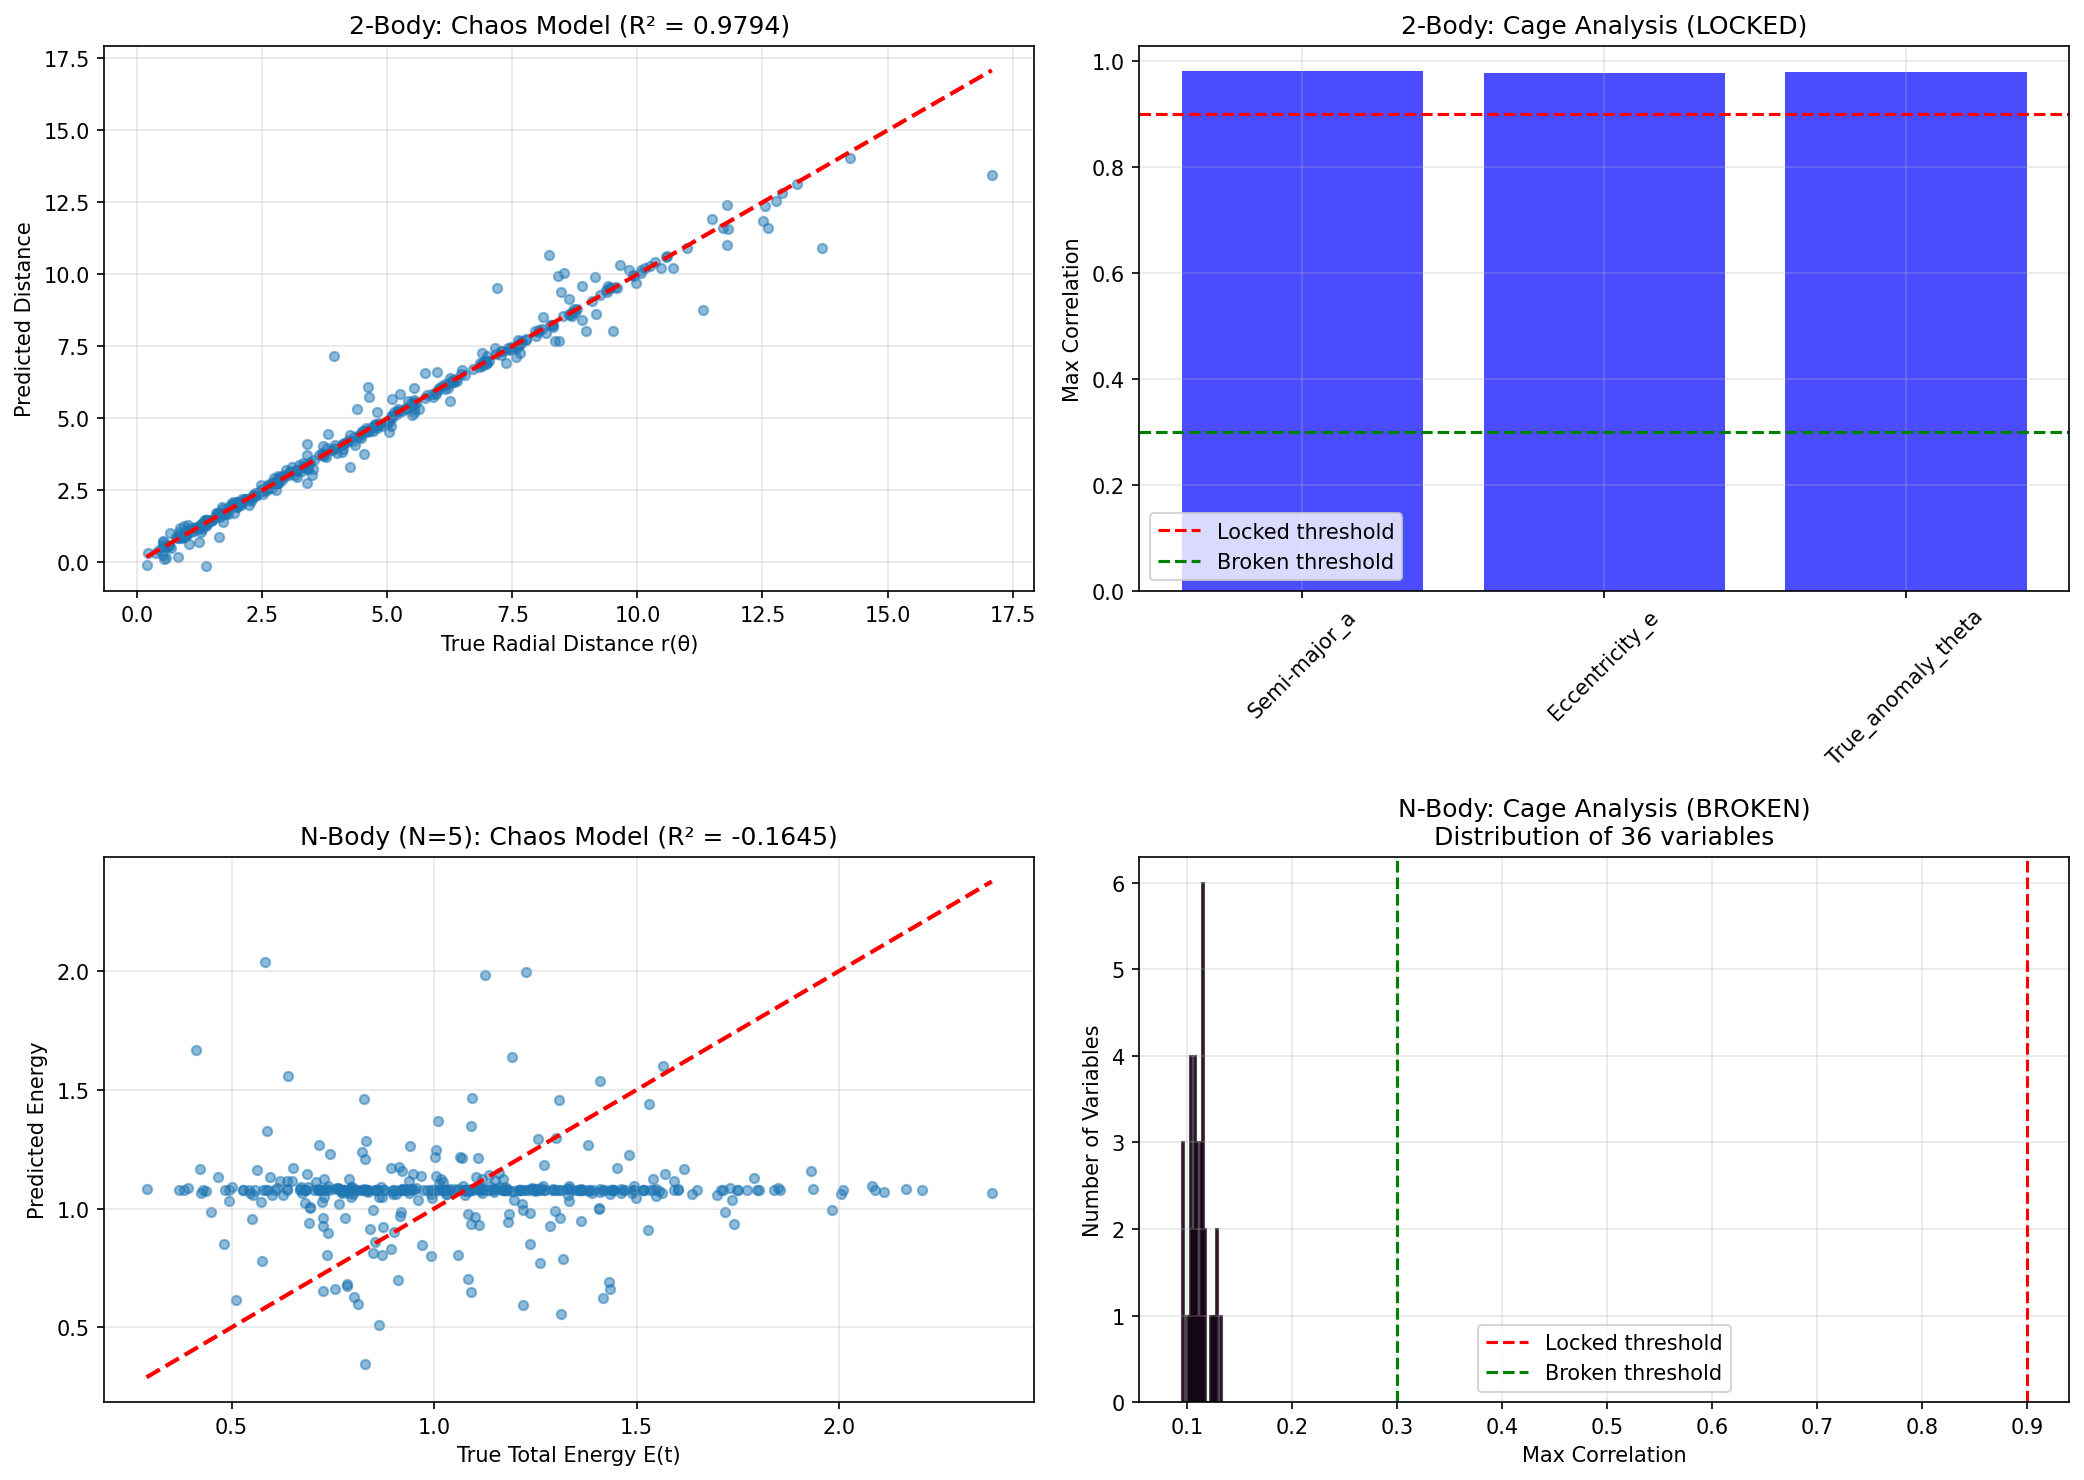

The script that saved this image:
"""
Physics vs. Darwin: Experiment 10
Low vs High Dimensionality
Testing Complexity Hypothesis: Few-Body vs Many-Body Systems
------------------------------------------------------------

CREDITS AND REFERENCES:
-----------------------
Darwin's Cage Theory:
- Theory Creator: Gideon Samid
- Reference: Samid, G. (2025). Negotiating Darwin's Barrier: Evolution Limits Our View of Reality, AI Breaks Through. Applied Physics Research, 17(2), 102. https://doi.org/10.5539/apr.v17n2p102
- Publication: Applied Physics Research; Vol. 17, No. 2; 2025. ISSN 1916-9639 E-ISSN 1916-9647. Published by Canadian Center of Science and Education
- Available at: https://www.researchgate.net/publication/396377476_Negotiating_Darwin's_Barrier_Evolution_Limits_Our_View_of_Reality_AI_Breaks_Through

Experiments, AI Models, Architectures, and Reports:
- Author: Francisco Angulo de Lafuente
- Responsibilities: Experimental design, AI model creation, architecture development, results analysis, and report writing

Objective:
Compare cage status between:
- Simple Physics: 2-body gravitational system (Kepler orbits, analytical solution)
- Complex Physics: N-body gravitational system (N=5-10, no analytical solution, chaotic)

Hypothesis: Many-body system should break the cage, 2-body system should lock it.
"""

import numpy as np
import matplotlib.pyplot as plt
from sklearn.linear_model import Ridge
from sklearn.preprocessing import PolynomialFeatures, MinMaxScaler
from sklearn.model_selection import train_test_split
from sklearn.metrics import r2_score
from scipy.integrate import solve_ivp

# --- 1. PHYSICS SIMULATORS ---

class TwoBodySystem:
    """
    Part A: Simple Physics
    2-body gravitational system: r(theta) = a(1-e^2) / (1 + e*cos(theta))
    """
    def generate_dataset(self, n_samples=2000):
        np.random.seed(42)
        a = np.random.uniform(1.0, 10.0, n_samples)  # Semi-major axis [AU]
        e = np.random.uniform(0, 0.9, n_samples)  # Eccentricity
        theta = np.random.uniform(0, 2*np.pi, n_samples)  # True anomaly [rad]
        
        # Truth: r(theta) = a(1-e^2) / (1 + e*cos(theta))
        r = a * (1 - e**2) / (1 + e * np.cos(theta))
        
        X = np.column_stack((a, e, theta))
        return X, r

class NBodySystem:
    """
    Part B: Complex Physics
    N-body gravitational system (N=5 bodies)
    """
    def __init__(self, N=5):
        self.N = N  # Number of bodies
        self.G = 1.0  # Gravitational constant (normalized)
    
    def _nbody_ode(self, t, state):
        """
        N-body ODE: d²r/dt² = G * sum(m_j * (r_j - r_i) / |r_j - r_i|³)
        state: [x1, y1, z1, vx1, vy1, vz1, x2, y2, z2, ...]
        """
        # Reshape to N bodies, each with 6 DOF (3 position + 3 velocity)
        positions = state[:3*self.N].reshape(self.N, 3)
        velocities = state[3*self.N:].reshape(self.N, 3)
        masses = self.masses
        
        # Calculate accelerations
        accelerations = np.zeros((self.N, 3))
        for i in range(self.N):
            for j in range(self.N):
                if i != j:
                    r_vec = positions[j] - positions[i]
                    r_mag = np.linalg.norm(r_vec)
                    if r_mag > 1e-6:  # Avoid division by zero
                        accelerations[i] += self.G * masses[j] * r_vec / (r_mag**3)
        
        # Return derivatives: [velocities, accelerations]
        return np.concatenate([velocities.flatten(), accelerations.flatten()])
    
    def generate_dataset(self, n_samples=2000):
        np.random.seed(42)
        
        X = []
        y = []
        
        for _ in range(n_samples):
            # Random initial conditions
            positions = np.random.uniform(-10, 10, (self.N, 3))
            velocities = np.random.uniform(-1, 1, (self.N, 3))
            masses = np.random.uniform(0.1, 1.0, self.N)
            t_eval = np.random.uniform(0, 10)  # Time to evaluate
            
            self.masses = masses
            
            # Initial state: [positions, velocities]
            initial_state = np.concatenate([positions.flatten(), velocities.flatten()])
            
            # Integrate N-body system
            try:
                sol = solve_ivp(
                    self._nbody_ode,
                    [0, t_eval],
                    initial_state,
                    t_eval=[t_eval],
                    dense_output=True,
                    rtol=1e-6,
                    atol=1e-9
                )
                
                # Extract final state
                final_state = sol.y[:, -1]
                final_positions = final_state[:3*self.N].reshape(self.N, 3)
                final_velocities = final_state[3*self.N:].reshape(self.N, 3)
                
                # Calculate total energy: E = T + V
                # Kinetic energy
                kinetic = 0.5 * np.sum(masses * np.sum(final_velocities**2, axis=1))
                # Potential energy
                potential = 0
                for i in range(self.N):
                    for j in range(i+1, self.N):
                        r = np.linalg.norm(final_positions[j] - final_positions[i])
                        if r > 1e-6:
                            potential -= self.G * masses[i] * masses[j] / r
                
                total_energy = kinetic + potential
                
                # Input: flattened initial conditions + time
                X.append(np.concatenate([positions.flatten(), velocities.flatten(), masses, [t_eval]]))
                y.append(total_energy)
            except Exception as e:
                # If integration fails, skip this sample
                continue
        
        return np.array(X), np.array(y)

# --- 2. OPTICAL CHAOS MODEL ---

class OpticalChaosMachine:
    def __init__(self, n_features=4096, brightness=0.001):
        self.n_features = n_features
        self.brightness = brightness
        self.readout = Ridge(alpha=0.1)
        self.optical_matrix = None
        
    def _optical_interference(self, X):
        n_samples, n_input = X.shape
        
        if self.optical_matrix is None:
            np.random.seed(1337)
            self.optical_matrix = np.random.normal(0, 1, (n_input, self.n_features))
        
        light_field = X @ self.optical_matrix
        interference_pattern = np.fft.rfft(light_field, axis=1)
        intensity = np.abs(interference_pattern)**2
        intensity = np.tanh(intensity * self.brightness)
        
        return intensity
    
    def fit(self, X, y):
        X_optical = self._optical_interference(X)
        self.readout.fit(X_optical, y)
    
    def predict(self, X):
        X_optical = self._optical_interference(X)
        return self.readout.predict(X_optical)
    
    def get_internal_state(self, X):
        return self._optical_interference(X)

# --- 3. DARWINIAN BASELINE ---

class DarwinianModel:
    def __init__(self):
        self.poly = PolynomialFeatures(degree=4)
        self.model = Ridge(alpha=0.1)
    
    def fit(self, X, y):
        X_poly = self.poly.fit_transform(X)
        self.model.fit(X_poly, y)
    
    def predict(self, X):
        X_poly = self.poly.transform(X)
        return self.model.predict(X_poly)

# --- 4. CAGE ANALYSIS ---

def analyze_cage(model, X_test, X_test_raw, variable_names):
    """
    Analyze if internal features correlate with human variables.
    Returns max and mean correlation for each variable.
    """
    internal_states = model.get_internal_state(X_test)
    n_features = internal_states.shape[1]
    
    max_correlations = {}
    mean_correlations = {}
    
    for i, var_name in enumerate(variable_names):
        var_values = X_test_raw[:, i]
        correlations = []
        
        # Check correlation with ALL internal features
        for j in range(n_features):
            # Check if either variable has zero variance (would cause division by zero)
            if np.std(internal_states[:, j]) < 1e-10 or np.std(var_values) < 1e-10:
                continue  # Skip if variance is too small
            corr = np.corrcoef(internal_states[:, j], var_values)[0, 1]
            if not np.isnan(corr) and not np.isinf(corr):
                correlations.append(np.abs(corr))
        
        if correlations:
            max_correlations[var_name] = np.max(correlations)
            mean_correlations[var_name] = np.mean(correlations)
        else:
            max_correlations[var_name] = 0.0
            mean_correlations[var_name] = 0.0
    
    return max_correlations, mean_correlations

# --- 5. MAIN EXPERIMENT ---

def run_experiment():
    print("🌌 STARTING EXPERIMENT 10: LOW vs HIGH DIMENSIONALITY")
    print("=" * 70)
    print("Testing Complexity Hypothesis: Few-Body vs Many-Body Systems")
    print("=" * 70)
    
    results = {}
    
    # ===== PART A: 2-BODY SYSTEM (SIMPLE) =====
    print("\n[PART A] 2-BODY SYSTEM (Simple Physics)")
    print("-" * 70)
    
    # Generate data
    print("  Generating dataset...")
    two_body_sim = TwoBodySystem()
    X_two, y_two = two_body_sim.generate_dataset(n_samples=2000)
    
    # Scale data
    scaler_two = MinMaxScaler()
    X_two_scaled = scaler_two.fit_transform(X_two)
    
    # Split data
    X_train_2, X_test_2, X_train_2_s, X_test_2_s, y_train_2, y_test_2 = train_test_split(
        X_two, X_two_scaled, y_two, test_size=0.2, random_state=42
    )
    
    print(f"  Generated {len(X_two)} samples")
    print(f"  Input shape: {X_two.shape}")
    print(f"  Output range: [{np.min(y_two):.4f}, {np.max(y_two):.4f}]")
    
    # Train models
    print("  Training models...")
    
    # Darwinian baseline
    darwin_two = DarwinianModel()
    darwin_two.fit(X_train_2, y_train_2)
    y_pred_darwin_2 = darwin_two.predict(X_test_2)
    r2_darwin_2 = r2_score(y_test_2, y_pred_darwin_2)
    
    # Chaos model - optimize brightness
    best_r2_2 = -np.inf
    best_chaos_2 = None
    best_brightness_2 = 0.001
    
    for brightness in [0.0001, 0.001, 0.01, 0.1]:
        chaos_test = OpticalChaosMachine(n_features=4096, brightness=brightness)
        chaos_test.fit(X_train_2_s, y_train_2)
        y_pred_test = chaos_test.predict(X_test_2_s)
        r2_test = r2_score(y_test_2, y_pred_test)
        if r2_test > best_r2_2:
            best_r2_2 = r2_test
            best_chaos_2 = chaos_test
            best_brightness_2 = brightness
    
    chaos_two = best_chaos_2
    y_pred_chaos_2 = chaos_two.predict(X_test_2_s)
    r2_chaos_2 = best_r2_2
    
    print(f"  Darwinian R²: {r2_darwin_2:.4f}")
    print(f"  Chaos R²: {r2_chaos_2:.4f} (brightness={best_brightness_2})")
    
    # Cage analysis
    print("  Analyzing cage status...")
    cage_two, mean_cage_two = analyze_cage(
        chaos_two, X_test_2_s, X_test_2,
        ['Semi-major_a', 'Eccentricity_e', 'True_anomaly_theta']
    )
    
    max_corr_two = max(cage_two.values())
    mean_corr_two = np.mean(list(mean_cage_two.values()))
    print(f"  Max correlation with human variables: {max_corr_two:.4f}")
    print(f"  Mean correlation with human variables: {mean_corr_two:.4f}")
    for var, corr in cage_two.items():
        print(f"    - {var}: max={corr:.4f}, mean={mean_cage_two[var]:.4f}")
    
    if max_corr_two > 0.9:
        cage_status_2 = "LOCKED"
    elif max_corr_two < 0.3:
        cage_status_2 = "BROKEN"
    else:
        cage_status_2 = "UNCLEAR"
    
    print(f"  Cage Status: {cage_status_2}")
    
    results['two_body'] = {
        'r2_darwin': r2_darwin_2,
        'r2_chaos': r2_chaos_2,
        'cage_correlations': cage_two,
        'cage_mean_correlations': mean_cage_two,
        'cage_status': cage_status_2,
        'max_correlation': max_corr_two,
        'mean_correlation': mean_corr_two
    }
    
    # ===== PART B: N-BODY SYSTEM (COMPLEX) =====
    print("\n[PART B] N-BODY SYSTEM (Complex Physics - N=5)")
    print("-" * 70)
    
    # Generate data
    print("  Generating dataset...")
    n_body_sim = NBodySystem(N=5)
    X_nbody, y_nbody = n_body_sim.generate_dataset(n_samples=2000)
    
    print(f"  Generated {len(X_nbody)} samples (some may have failed integration)")
    print(f"  Input shape: {X_nbody.shape} (high dimensionality!)")
    print(f"  Output range: [{np.min(y_nbody):.4f}, {np.max(y_nbody):.4f}]")
    
    # Scale data
    scaler_nbody = MinMaxScaler()
    X_nbody_scaled = scaler_nbody.fit_transform(X_nbody)
    
    # Split data
    X_train_n, X_test_n, X_train_n_s, X_test_n_s, y_train_n, y_test_n = train_test_split(
        X_nbody, X_nbody_scaled, y_nbody, test_size=0.2, random_state=42
    )
    
    # Train models
    print("  Training models...")
    
    # Darwinian baseline
    darwin_nbody = DarwinianModel()
    darwin_nbody.fit(X_train_n, y_train_n)
    y_pred_darwin_n = darwin_nbody.predict(X_test_n)
    r2_darwin_n = r2_score(y_test_n, y_pred_darwin_n)
    
    # Chaos model - optimize brightness
    best_r2_n = -np.inf
    best_chaos_n = None
    best_brightness_n = 0.001
    
    for brightness in [0.0001, 0.001, 0.01, 0.1]:
        chaos_test = OpticalChaosMachine(n_features=4096, brightness=brightness)
        chaos_test.fit(X_train_n_s, y_train_n)
        y_pred_test = chaos_test.predict(X_test_n_s)
        r2_test = r2_score(y_test_n, y_pred_test)
        if r2_test > best_r2_n:
            best_r2_n = r2_test
            best_chaos_n = chaos_test
            best_brightness_n = brightness
    
    chaos_nbody = best_chaos_n
    y_pred_chaos_n = chaos_nbody.predict(X_test_n_s)
    r2_chaos_n = best_r2_n
    
    print(f"  Darwinian R²: {r2_darwin_n:.4f}")
    print(f"  Chaos R²: {r2_chaos_n:.4f} (brightness={best_brightness_n})")
    
    # Cage analysis - for N-body, we analyze correlation with individual positions/velocities
    # Since we have 5 bodies with 3 positions + 3 velocities each = 30 variables, plus 5 masses + 1 time = 36 total
    # IMPORTANT: Analyze ALL variables for unbiased cage analysis
    print("  Analyzing cage status...")
    n_vars = X_test_n.shape[1]
    var_names = []
    
    # Create meaningful names for all variables
    for i in range(n_vars):
        if i < 15:  # Positions (5 bodies × 3 coords)
            body_idx = i // 3
            coord_idx = i % 3
            var_names.append(f'Body{body_idx+1}_pos_{["x","y","z"][coord_idx]}')
        elif i < 30:  # Velocities (5 bodies × 3 coords)
            body_idx = (i - 15) // 3
            coord_idx = (i - 15) % 3
            var_names.append(f'Body{body_idx+1}_vel_{["x","y","z"][coord_idx]}')
        elif i < 35:  # Masses (5 bodies)
            body_idx = i - 30
            var_names.append(f'Mass{body_idx+1}')
        else:  # Time
            var_names.append('Time')
    
    cage_nbody, mean_cage_nbody = analyze_cage(
        chaos_nbody, X_test_n_s, X_test_n,
        var_names
    )
    
    max_corr_nbody = max(cage_nbody.values())
    mean_corr_nbody = np.mean(list(mean_cage_nbody.values()))
    print(f"  Max correlation with human variables: {max_corr_nbody:.4f}")
    print(f"  Mean correlation with human variables: {mean_corr_nbody:.4f}")
    
    # Show top 5 and bottom 5 correlations
    sorted_corrs = sorted(cage_nbody.items(), key=lambda x: x[1], reverse=True)
    print(f"  Top 5 correlations:")
    for var, corr in sorted_corrs[:5]:
        print(f"    - {var}: max={corr:.4f}, mean={mean_cage_nbody[var]:.4f}")
    if len(cage_nbody) > 5:
        print(f"  Bottom 5 correlations:")
        for var, corr in sorted_corrs[-5:]:
            print(f"    - {var}: max={corr:.4f}, mean={mean_cage_nbody[var]:.4f}")
        print(f"  ... analyzed {len(cage_nbody)} total variables")
    
    if max_corr_nbody > 0.9:
        cage_status_n = "LOCKED"
    elif max_corr_nbody < 0.3:
        cage_status_n = "BROKEN"
    else:
        cage_status_n = "UNCLEAR"
    
    print(f"  Cage Status: {cage_status_n}")
    
    results['n_body'] = {
        'r2_darwin': r2_darwin_n,
        'r2_chaos': r2_chaos_n,
        'cage_correlations': cage_nbody,
        'cage_mean_correlations': mean_cage_nbody,
        'cage_status': cage_status_n,
        'max_correlation': max_corr_nbody,
        'mean_correlation': mean_corr_nbody
    }
    
    # ===== COMPARISON =====
    print("\n" + "=" * 70)
    print("COMPARISON: Low vs High Dimensionality")
    print("=" * 70)
    print(f"\n2-Body (Simple):")
    print(f"  Input dim: {X_two.shape[1]}")
    print(f"  R² Chaos: {r2_chaos_2:.4f}")
    print(f"  Max Correlation: {max_corr_two:.4f}")
    print(f"  Mean Correlation: {mean_corr_two:.4f}")
    print(f"  Cage Status: {cage_status_2}")
    print(f"\nN-Body (Complex):")
    print(f"  Input dim: {X_nbody.shape[1]} (N=5 bodies)")
    print(f"  R² Chaos: {r2_chaos_n:.4f}")
    print(f"  Max Correlation: {max_corr_nbody:.4f}")
    print(f"  Mean Correlation: {mean_corr_nbody:.4f}")
    print(f"  Cage Status: {cage_status_n}")
    
    # Hypothesis test
    print("\n" + "=" * 70)
    print("HYPOTHESIS TEST")
    print("=" * 70)
    if max_corr_two > 0.9 and max_corr_nbody < 0.3:
        print("✅ HYPOTHESIS CONFIRMED: Low-dim locks cage, high-dim breaks it")
    elif max_corr_two < 0.3 and max_corr_nbody > 0.9:
        print("❌ HYPOTHESIS REFUTED: Opposite pattern observed")
    else:
        print("⚠️ HYPOTHESIS UNCLEAR: Mixed or unclear results")
    
    # Visualization
    fig, axes = plt.subplots(2, 2, figsize=(14, 10))
    
    # 2-Body: Predictions
    axes[0, 0].scatter(y_test_2, y_pred_chaos_2, alpha=0.5, s=20)
    axes[0, 0].plot([y_test_2.min(), y_test_2.max()], [y_test_2.min(), y_test_2.max()], 'r--', lw=2)
    axes[0, 0].set_xlabel('True Radial Distance r(θ)')
    axes[0, 0].set_ylabel('Predicted Distance')
    axes[0, 0].set_title(f'2-Body: Chaos Model (R² = {r2_chaos_2:.4f})')
    axes[0, 0].grid(True, alpha=0.3)
    
    # 2-Body: Cage correlations
    vars_2 = list(cage_two.keys())
    corrs_2 = list(cage_two.values())
    axes[0, 1].bar(vars_2, corrs_2, color='blue', alpha=0.7)
    axes[0, 1].axhline(y=0.9, color='r', linestyle='--', label='Locked threshold')
    axes[0, 1].axhline(y=0.3, color='g', linestyle='--', label='Broken threshold')
    axes[0, 1].set_ylabel('Max Correlation')
    axes[0, 1].set_title(f'2-Body: Cage Analysis ({cage_status_2})')
    axes[0, 1].legend()
    axes[0, 1].grid(True, alpha=0.3)
    axes[0, 1].tick_params(axis='x', rotation=45)
    
    # N-Body: Predictions
    axes[1, 0].scatter(y_test_n, y_pred_chaos_n, alpha=0.5, s=20)
    axes[1, 0].plot([y_test_n.min(), y_test_n.max()], [y_test_n.min(), y_test_n.max()], 'r--', lw=2)
    axes[1, 0].set_xlabel('True Total Energy E(t)')
    axes[1, 0].set_ylabel('Predicted Energy')
    axes[1, 0].set_title(f'N-Body (N=5): Chaos Model (R² = {r2_chaos_n:.4f})')
    axes[1, 0].grid(True, alpha=0.3)
    
    # N-Body: Cage correlations (show distribution histogram)
    corrs_n = list(cage_nbody.values())
    axes[1, 1].hist(corrs_n, bins=20, color='purple', alpha=0.7, edgecolor='black')
    axes[1, 1].axvline(x=0.9, color='r', linestyle='--', label='Locked threshold')
    axes[1, 1].axvline(x=0.3, color='g', linestyle='--', label='Broken threshold')
    axes[1, 1].set_xlabel('Max Correlation')
    axes[1, 1].set_ylabel('Number of Variables')
    axes[1, 1].set_title(f'N-Body: Cage Analysis ({cage_status_n})\nDistribution of {len(corrs_n)} variables')
    axes[1, 1].legend()
    axes[1, 1].grid(True, alpha=0.3)
    
    plt.tight_layout()
    plt.savefig('experiment_10_low_vs_high_dim.png', dpi=150, bbox_inches='tight')
    print(f"\n📊 Graph saved as 'experiment_10_low_vs_high_dim.png'")
    plt.show()
    
    return results

if __name__ == "__main__":
    results = run_experiment()

